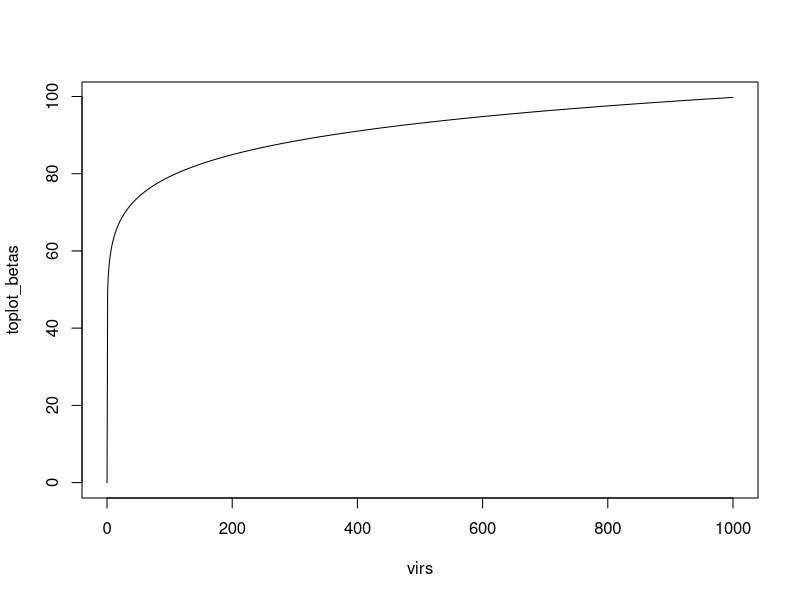
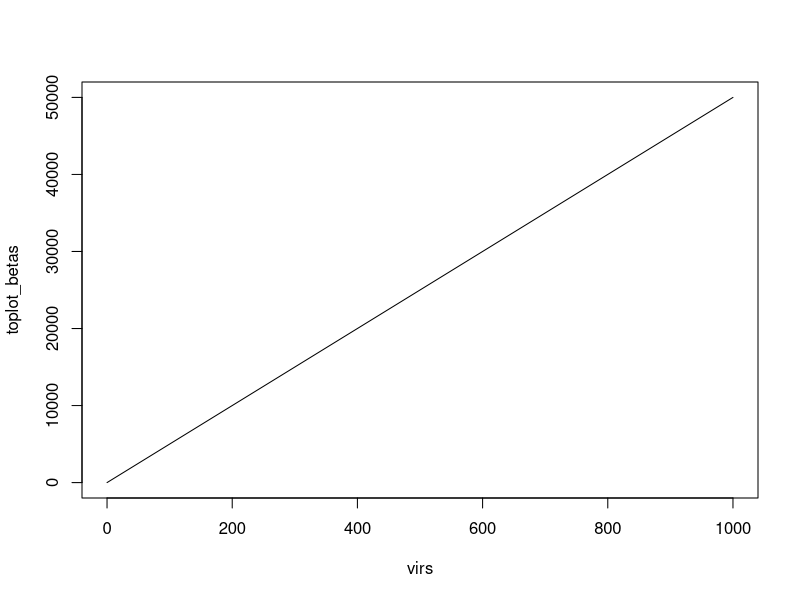
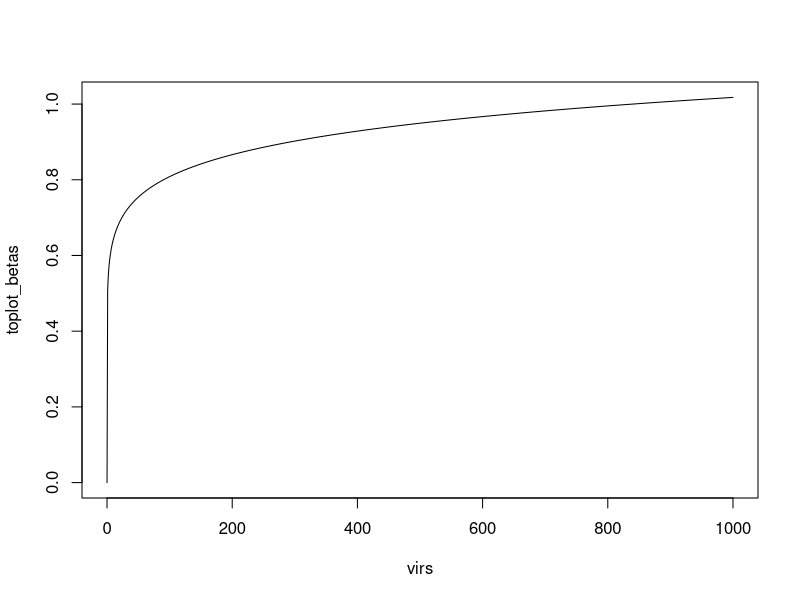
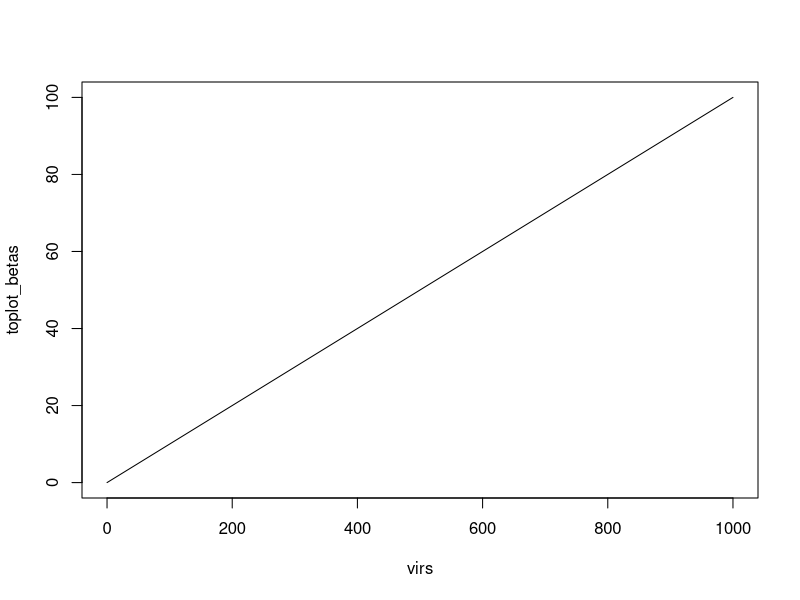
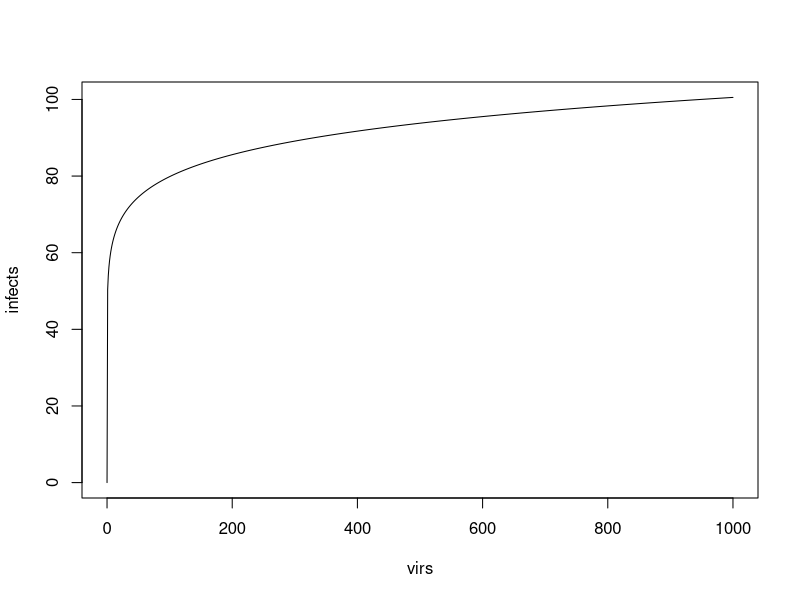
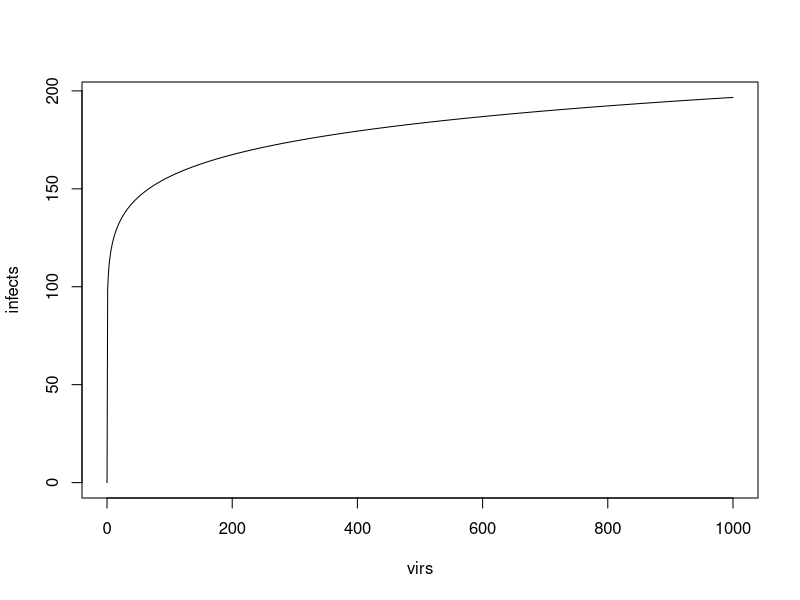
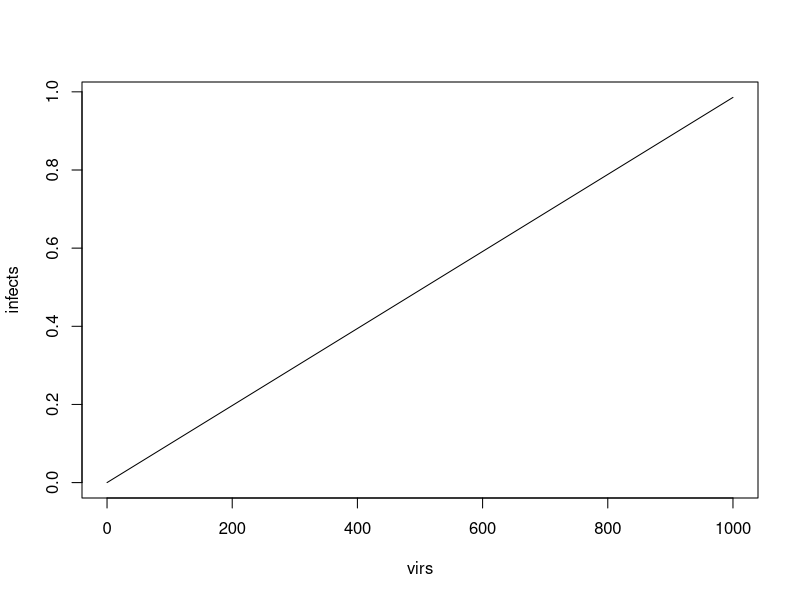
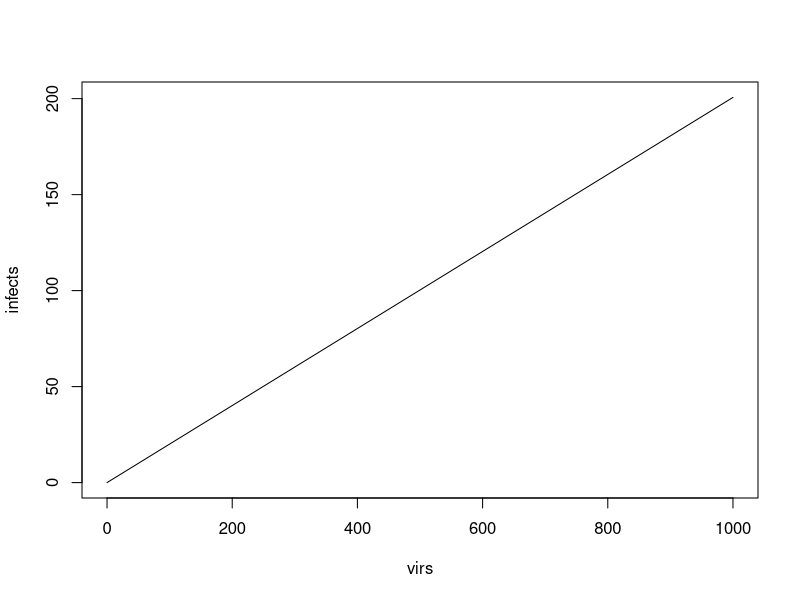

Reproduce these figures in R, in order. (Note: this script raises an error after producing the figures.)
# Freq. dependent
virs <- seq(0, 1000, 1)
c1 <- 50
c2 <- 0.1
toplot_betas <- c1 * (virs)^c2
plot(virs, toplot_betas, type='l')

c1 <- 50
c2 <- 1
toplot_betas <- c1 * (virs)^c2
plot(virs, toplot_betas, type='l')

c1 <- 0.51
c2 <- 0.1
toplot_betas <- c1 * (virs)^c2
plot(virs, toplot_betas, type='l')

c1 <- 0.1
c2 <- 1
toplot_betas <- c1 * (virs)^c2
plot(virs, toplot_betas, type='l')

# Dens. dependent
virs <- seq(0, 1000, 1) # Should infect at least one per day
DFE_markets <- 2267.22
c2 <- 0.1
c1 <- 1 / 45
infects <- c1 * (virs)^c2 * DFE_markets
plot(virs, infects, type='l')
max(infects)

virs <- seq(0, 1000, 1) # Should infect no more than 200 poultry initially
DFE_markets <- 2267.22
c2 <- 0.1
c1 <- 1 / 23
infects <- c1 * (virs)^c2 * DFE_markets
plot(virs, infects, type='l')
max(infects)

virs <- seq(0, 1000, 1) # Should infect at least one per day
DFE_markets <- 2267.22
c2 <- 1
c1 <- 1 / 2300000
infects <- c1 * (virs)^c2 * DFE_markets
plot(virs, infects, type='l')
max(infects)

virs <- seq(0, 1000, 1) # Should infect no more than 200 poultry initially
DFE_markets <- 2267.22
c2 <- 1
c1 <- 1 / 11300
infects <- c1 * (virs)^c2 * DFE_markets
plot(virs, infects, type='l')
max(infects)



# Else
c1 <- 1
c2 <- 0.6
c3 <- 1e-04
m_m = 1 / 3
R0s <- c()
for (vir in virs) {
  mort <- (vir) * c3
  beta <- c1 * (vir)^c2
  psi <- 1 / (1 / ((gamma + nat_mort + m_m + mort)) + 4)
  F_matrix = matrix(c(0, beta*N_m/N_m^p, epsilon*beta*N_m/N_m^p,
                      0, 0, 0,
                      0, 0, 0),nrow=3, ncol=3, byrow=T)
  V_matrix = matrix(c(-sigma-nat_mort-m_m, 0, 0,
                      sigma, -m_m-gamma-mort-nat_mort, 0,
                      sigma, 0, -psi),nrow=3, ncol=3, byrow=T)
  V_matrix_inverse = solve(V_matrix)
  G_matrix = F_matrix %*% V_matrix_inverse
  R0_one = abs(eigen(G_matrix)$values[1])
  R0_num = beta * N_m * psi * sigma + epsilon * beta * N_m * (m_m * sigma + gamma * sigma + mort * sigma + sigma * nat_mort)
  R0_denom = N_m^p * (- sigma - nat_mort - m_m) * (- psi) * (- m_m - gamma - mort - nat_mort)
  R0_two = abs(R0_num / R0_denom)
  if (round(R0_one, 2) != round(R0_two, 2)) {
    stop(paste0(R0_one, '; ', R0_two))
  }
  R0s <- c(R0s, R0_one)
}

# Plot
plot(virs, R0s, type='l')
virs[which(R0s == max(R0s))]
#plot(virs * c3, R0s, type='l')

